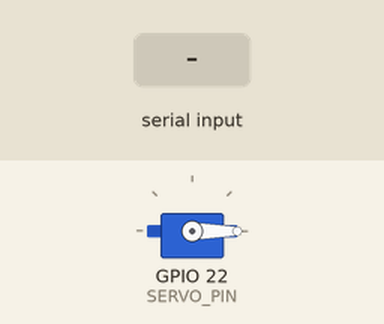
This sketch was run on a simulated ESP32. Shown: servo. The test bench sets the inputs (shaded band). What the sketch prints to the serial monitor is not drawn.

Above: at 1.2 s.
1.3 s: "SERVO:90\n" received over Serial
At 2.2 s:
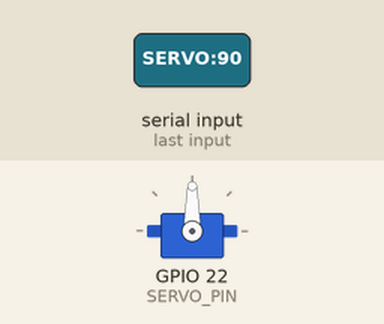
2.8 s: "SERVO:\n" received over Serial
At 3.3 s:
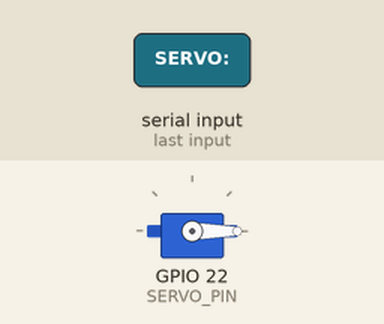
Timing chart, 0 to 5.8 s (numbered marks = the images above; inputs shaded):
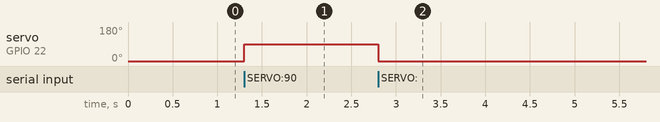

The sketch:

02_esp32_sg90_perintah_jetson.ino
```cpp
#include <Arduino.h>
#include <ESP32Servo.h>

Servo servo;
const int SERVO_PIN = 22; // sesuaikan pin PWM
int currentAngle = 0;

void setup() {
  Serial.begin(115200);
  servo.attach(SERVO_PIN);
  servo.write(0);
  Serial.println("✅ ESP32 siap menerima perintah serial dari Jetson.");
}

void loop() {
  if (Serial.available()) {
    String command = Serial.readStringUntil('\n');
    command.trim();

    if (command.startsWith("SERVO:")) {
      int angle = command.substring(6).toInt();
      angle = constrain(angle, 0, 180);
      servo.write(angle);
      currentAngle = angle;

      Serial.printf("Servo bergerak ke %d derajat\n", angle);
      delay(15); // biar halus
    } else {
      Serial.println("Perintah tidak dikenal.");
    }
  }
}
```

Measured:
- after the input at 1.3 s, servo on GPIO 22 (SERVO_PIN): 0° → 90° at once
- after the input at 2.8 s, servo on GPIO 22 (SERVO_PIN): 90° → 0° at once
